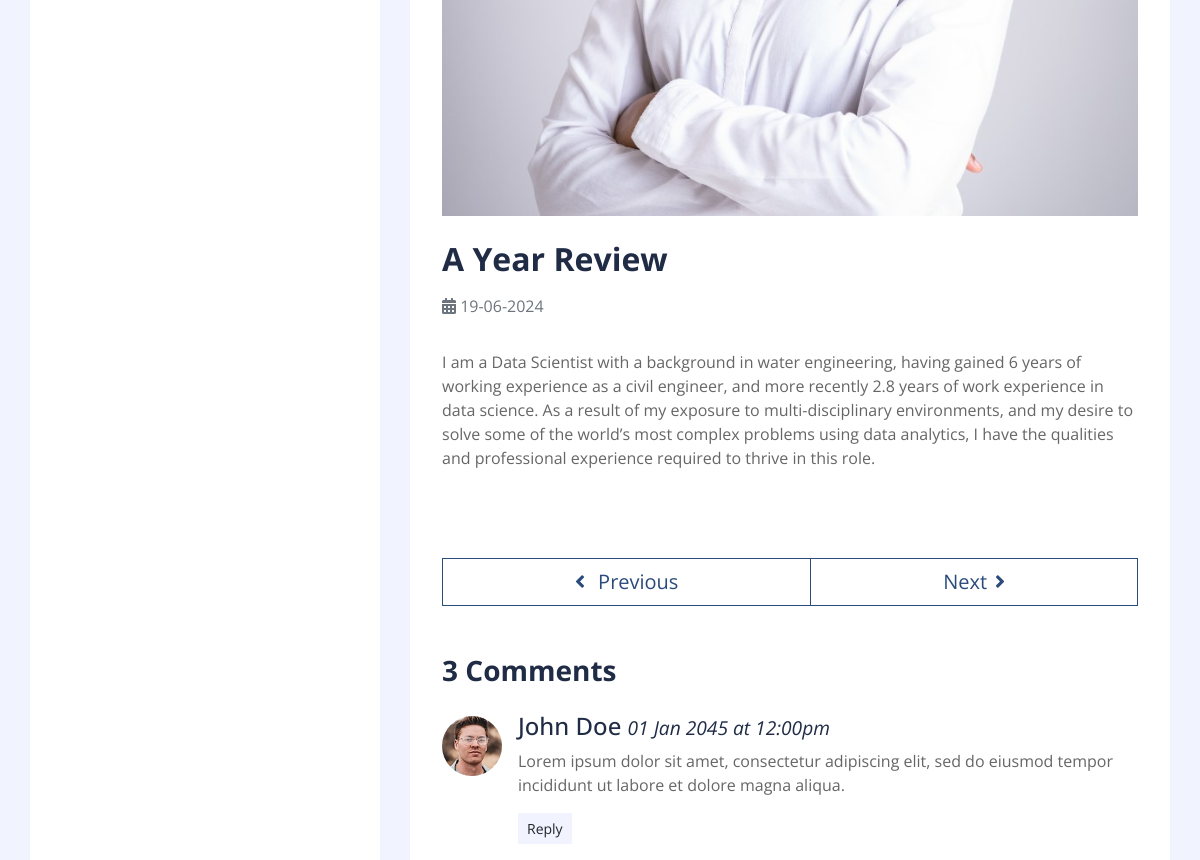
Before: /1 (middle part) with the older database file.
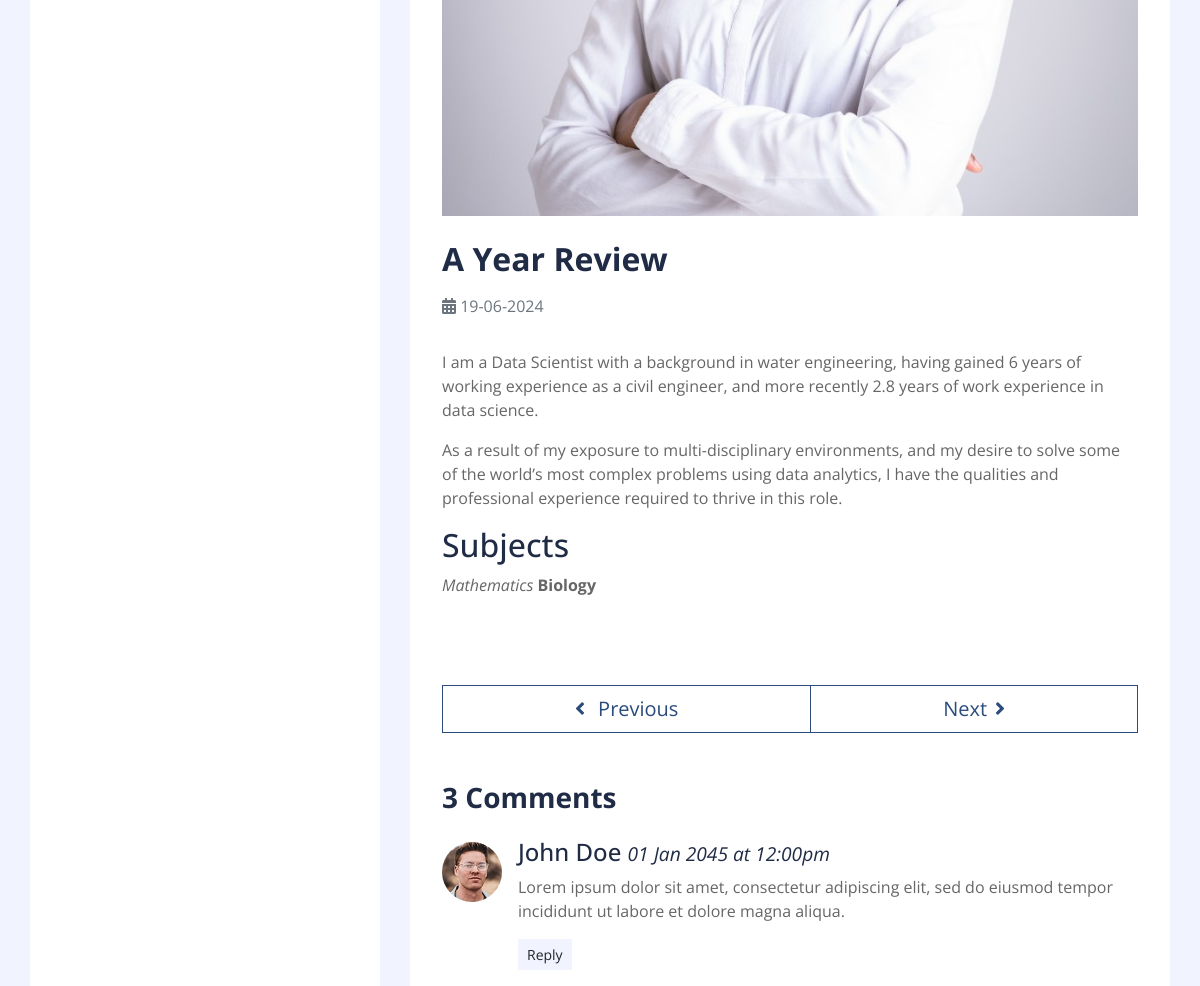
After: the same page with the newer database file.
### blog/models.py (models this page shows, shortened)
class Blog(models.Model):
    title = models.CharField(max_length=122)
    author = models.CharField(max_length=122)
    content_markdown = models.TextField(default="")
    image = models.ImageField(upload_to='blog/images')

### blog/views.py (the view)
def details(request, id):
    blog = Blog.objects.get(id=id)
    content = markdown.markdown(blog.content_markdown)
    context = {"blog":blog, "content":content}
    return render(request,
                  template_name="blog/details.html",
                  context=context)

### blog/templates/blog/details.html (shortened to what this page needs)
{% extends 'base.html' %}
{% block content %}
            <div class="container py-5 px-2 bg-white">
                <div class="row px-4">
                    <div class="col-12">
                        <img class="img-fluid mb-4" src="{{blog.image.url}}" alt="Image">
                        <h2 class="mb-3 font-weight-bold">{{blog.title}}</h2>
                        <div class="d-flex">
                            <p class="mr-3 text-muted"><i class="fa fa-calendar-alt"></i> 19-06-2024 </p>
                        </div>
                        <p>
                            {{content|safe}}
                        </p>
                    </div>
                    <div class="col-12 py-4">
                    </div>
                    <div class="col-12 py-4">
                        <div class="btn-group btn-group-lg w-100">
                            <button type="button" class="btn btn-outline-primary"><i class="fa fa-angle-left mr-2"></i> Previous</button>
                            <button type="button" class="btn btn-outline-primary">Next<i class="fa fa-angle-right ml-2"></i></button>
                        </div>
                    </div>
                    <div class="col-12 py-4">
                        <h3 class="mb-4 font-weight-bold">3 Comments</h3>
                        <div class="media mb-4">
                            <img src="img/user.jpg" alt="Image" class="mr-3 mt-1 rounded-circle" style="width:60px;">
                            <div class="media-body">
                                <h4>John Doe <small><i>01 Jan 2045 at 12:00pm</i></small></h4>
                                <p>Lorem ipsum dolor sit amet, consectetur adipiscing elit, sed do eiusmod tempor incididunt ut labore et dolore magna aliqua.
                                </p>
                                <button class="btn btn-sm btn-light">Reply</button>
                            </div>
                        </div>
                    </div>
                </div>
            </div>
{% endblock content %}

Changed rows visible on the page:
changed Blog "A Year Review": content_markdown "I am a Data Scientist with a background in water engineering, having gained 6 years of working experience as a civil engineer, and more recently 2.8 years of work experience in data science. As a result of my exposure to multi-disciplinary environments, and my desire to solve some of the world’s most complex problems using data analytics, I have the qualities and professional experience required to thrive in this role." → (not shown)
Other visible differences:
{{ content|safe }}: (not shown) → "I am a Data Scientist with a background in water engineering, having gained 6 years of working experience as a civil engineer, and more recently 2.8 years of work experience in data science. As a result of my exposure to multi-disciplinary environments, and my desire to solve some of the world’s most complex problems using data analytics, I have the qualities and professional experience required to thrive in this role. Subjects Mathematics Biology"
